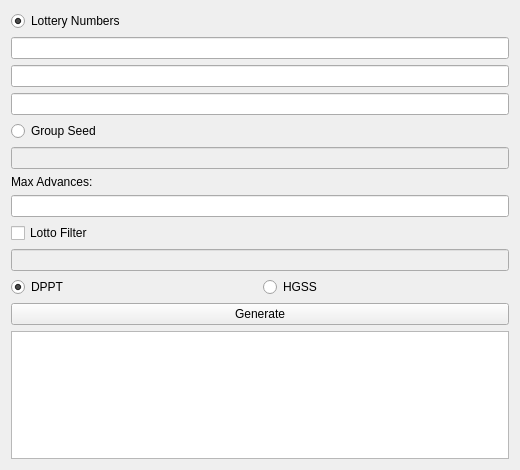
<?xml version="1.0" encoding="UTF-8"?>
<ui version="4.0">
 <class>Lottery</class>
 <widget class="QWidget" name="Lottery">
  <property name="geometry">
   <rect>
    <x>0</x>
    <y>0</y>
    <width>520</width>
    <height>470</height>
   </rect>
  </property>
  <property name="minimumSize">
   <size>
    <width>520</width>
    <height>470</height>
   </size>
  </property>
  <property name="windowTitle">
   <string>Lottery Generator</string>
  </property>
  <layout class="QGridLayout" name="gridLayout">
   <item row="10" column="0">
    <widget class="QRadioButton" name="radioButtonDPPT">
     <property name="text">
      <string>DPPT</string>
     </property>
     <property name="checked">
      <bool>true</bool>
     </property>
     <attribute name="buttonGroup">
      <string notr="true">buttonGroupGame</string>
     </attribute>
    </widget>
   </item>
   <item row="10" column="1">
    <widget class="QRadioButton" name="radioButtonHGSS">
     <property name="text">
      <string>HGSS</string>
     </property>
     <attribute name="buttonGroup">
      <string notr="true">buttonGroupGame</string>
     </attribute>
    </widget>
   </item>
   <item row="12" column="0" colspan="2">
    <widget class="QTableView" name="tableView">
     <attribute name="horizontalHeaderVisible">
      <bool>true</bool>
     </attribute>
     <attribute name="verticalHeaderVisible">
      <bool>false</bool>
     </attribute>
    </widget>
   </item>
   <item row="9" column="0" colspan="2">
    <widget class="TextBox" name="textBoxFilter">
     <property name="enabled">
      <bool>false</bool>
     </property>
     <property name="sizePolicy">
      <sizepolicy hsizetype="Preferred" vsizetype="Fixed">
       <horstretch>0</horstretch>
       <verstretch>0</verstretch>
      </sizepolicy>
     </property>
    </widget>
   </item>
   <item row="11" column="0" colspan="2">
    <widget class="QPushButton" name="pushButtonGenerate">
     <property name="text">
      <string>Generate</string>
     </property>
    </widget>
   </item>
   <item row="7" column="0" colspan="2">
    <widget class="TextBox" name="textBoxAdvances">
     <property name="sizePolicy">
      <sizepolicy hsizetype="Preferred" vsizetype="Fixed">
       <horstretch>0</horstretch>
       <verstretch>0</verstretch>
      </sizepolicy>
     </property>
    </widget>
   </item>
   <item row="5" column="0" colspan="2">
    <widget class="TextBox" name="textBoxSeed">
     <property name="enabled">
      <bool>false</bool>
     </property>
     <property name="sizePolicy">
      <sizepolicy hsizetype="Preferred" vsizetype="Fixed">
       <horstretch>0</horstretch>
       <verstretch>0</verstretch>
      </sizepolicy>
     </property>
    </widget>
   </item>
   <item row="3" column="0" colspan="2">
    <widget class="TextBox" name="textBoxLotto3">
     <property name="sizePolicy">
      <sizepolicy hsizetype="Preferred" vsizetype="Fixed">
       <horstretch>0</horstretch>
       <verstretch>0</verstretch>
      </sizepolicy>
     </property>
    </widget>
   </item>
   <item row="2" column="0" colspan="2">
    <widget class="TextBox" name="textBoxLotto2">
     <property name="sizePolicy">
      <sizepolicy hsizetype="Preferred" vsizetype="Fixed">
       <horstretch>0</horstretch>
       <verstretch>0</verstretch>
      </sizepolicy>
     </property>
    </widget>
   </item>
   <item row="1" column="0" colspan="2">
    <widget class="TextBox" name="textBoxLotto1">
     <property name="sizePolicy">
      <sizepolicy hsizetype="Preferred" vsizetype="Fixed">
       <horstretch>0</horstretch>
       <verstretch>0</verstretch>
      </sizepolicy>
     </property>
    </widget>
   </item>
   <item row="0" column="0" colspan="2">
    <widget class="QRadioButton" name="radioButtonLottery">
     <property name="text">
      <string>Lottery Numbers</string>
     </property>
     <property name="checked">
      <bool>true</bool>
     </property>
     <attribute name="buttonGroup">
      <string notr="true">buttonGroupCalibration</string>
     </attribute>
    </widget>
   </item>
   <item row="8" column="0" colspan="2">
    <widget class="QCheckBox" name="checkBoxFilter">
     <property name="text">
      <string>Lotto Filter</string>
     </property>
    </widget>
   </item>
   <item row="6" column="0" colspan="2">
    <widget class="QLabel" name="labelAdvances">
     <property name="text">
      <string>Max Advances:</string>
     </property>
    </widget>
   </item>
   <item row="4" column="0" colspan="2">
    <widget class="QRadioButton" name="radioButtonSeed">
     <property name="text">
      <string>Group Seed</string>
     </property>
     <attribute name="buttonGroup">
      <string notr="true">buttonGroupCalibration</string>
     </attribute>
    </widget>
   </item>
  </layout>
 </widget>
 <customwidgets>
  <customwidget>
   <class>TextBox</class>
   <extends>QLineEdit</extends>
   <header>Forms/Controls/TextBox.hpp</header>
  </customwidget>
 </customwidgets>
 <tabstops>
  <tabstop>tableView</tabstop>
 </tabstops>
 <resources/>
 <connections/>
 <buttongroups>
  <buttongroup name="buttonGroupCalibration"/>
  <buttongroup name="buttonGroupGame"/>
 </buttongroups>
</ui>
